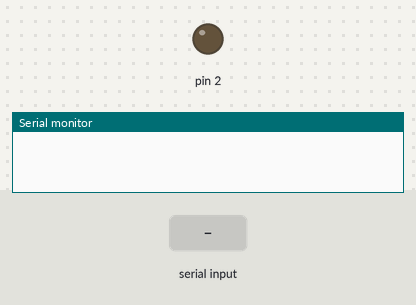
Simulated run of this sketch. Board: Arduino Uno, built with avr-gcc and run on an emulated ATmega328P. Parts: output pins drawn as LEDs (lit = HIGH), the last lines printed to the serial monitor. Inputs (shaded band) come from the test bench.

Above: at 1.2 s.
1.3 s: "1" received over Serial
At 2.5 s:
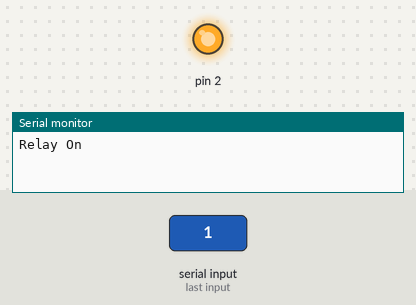
2.8 s: "0" received over Serial
At 3.8 s:
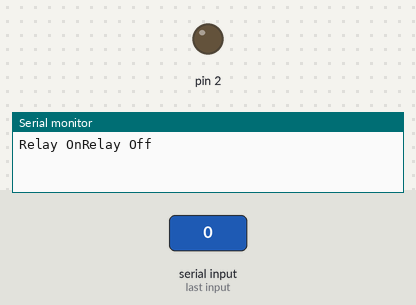
Timing chart, 0 to 5.8 s (numbered marks = the images above; inputs shaded):
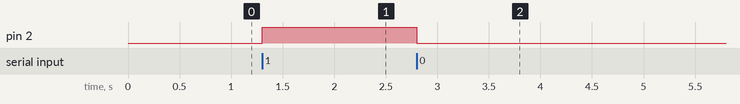

Measured:
- after the input at 1.3 s, pin 2: LOW → HIGH at once
- after the input at 2.8 s, pin 2: HIGH → LOW at once

The sketch:

relay.ino
```cpp
void(* resetFunc) (void) = 0;
void setup(){
  Serial.begin(9600);
  pinMode(2, OUTPUT);
  while(!Serial);
  digitalWrite(2, LOW);
}
void loop(){
  if(Serial.available()){
    char x=Serial.read();
    switch(x){
      case '1':
        digitalWrite(2, HIGH);
        Serial.print("Relay On");
        break;
      case '0':
        digitalWrite(2, LOW);
        Serial.print("Relay Off");
        break;
      case 'r':
        Serial.print("Resetting");
        delay(100);
        resetFunc();
        break;
    }
  }
}

/*
--------------------------------------------------------------------------
int Reset = 4;
void setup(){
  digitalWrite(Reset, HIGH);
  delay(200);
  pinMode(Reset, OUTPUT);
  Serial.begin(9600);
  Serial.println("How to Reset Arduino Programmatically");
  delay(200);
}
void loop(){
  Serial.println("A");
  delay(1000);
  Serial.println("B");
  delay(1000);
  Serial.println("Now we are Resetting Arduino Programmatically");
  Serial.println();
  delay(1000);
  digitalWrite(Reset, LOW);
  Serial.println("Arduino will never reach there.");
}
--------------------------------------------------------------------------
void(* resetFunc) (void) = 0;
void setup(){
  Serial.begin(9600);
  Serial.println("How to Reset Arduino Programmatically");
  delay(200);
}
void loop(){
  Serial.println("A");
  delay(1000);
  Serial.println("B");
  delay(1000);
  Serial.println("Now we are Resetting Arduino Programmatically");
  Serial.println();
  delay(1000);
  resetFunc();
  Serial.println("Arrduino will never reach there.");
}
--------------------------------------------------------------------------
*/
```
